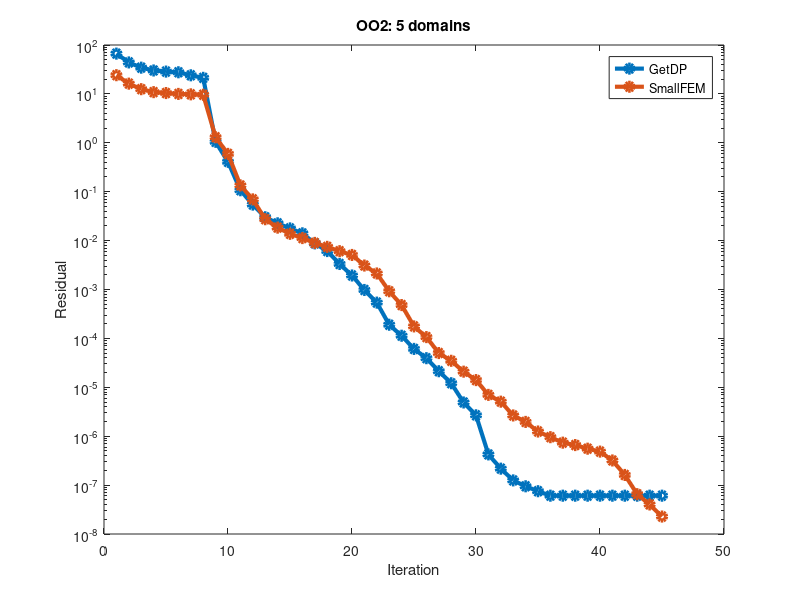

Here is the MATLAB script that generated this plot:
%%%%%%%%%%%%%%%%%%%%%%%
%% GetDP vs SmallFEM %%
%% OO2: 5 domains    %%
%%%%%%%%%%%%%%%%%%%%%%%

clear all;
close all;

getdp = ...
    [
        6.664206227028e+01
        4.400852039735e+01
        3.439942241516e+01
        3.014457552298e+01
        2.860451977958e+01
        2.768452094985e+01
        2.400426435859e+01
        2.130457357990e+01
        1.046810025772e+00
        4.081625245213e-01
        1.071320617419e-01
        5.449111669187e-02
        3.002919488903e-02
        2.256067720174e-02
        1.774865284289e-02
        1.408780981345e-02
        8.772103035566e-03
        6.112320882022e-03
        3.326466147644e-03
        1.935398289210e-03
        9.777130104577e-04
        5.394215321563e-04
        1.902509568229e-04
        1.133468405721e-04
        6.097362195585e-05
        3.938863602608e-05
        2.131997507850e-05
        1.211674373114e-05
        4.894993249590e-06
        2.675994682625e-06
        4.243284476276e-07
        2.168597073628e-07
        1.248336850492e-07
        9.457676431322e-08
        7.499008566900e-08
        6.074719226764e-08
    ];

smallfem = ...
    [
        2.413758714057e+01
        1.620907394337e+01
        1.249466313603e+01
        1.086394656120e+01
        1.041258715759e+01
        9.991345078630e+00
        9.797285839679e+00
        9.613753359544e+00
        1.299692340098e+00
        5.932109177157e-01
        1.344899894225e-01
        6.966577771435e-02
        2.737910029857e-02
        1.841551710828e-02
        1.376387862624e-02
        1.126870836627e-02
        8.970025694264e-03
        7.448358162931e-03
        6.073734142189e-03
        5.084546278916e-03
        3.091799407751e-03
        2.126689684731e-03
        9.207631546057e-04
        4.805649737095e-04
        1.759724500859e-04
        1.063046967081e-04
        5.015901500974e-05
        3.483606053865e-05
        2.088079948905e-05
        1.404075517897e-05
        6.997886341569e-06
        5.082734288386e-06
        2.656172781853e-06
        1.959220800819e-06
        1.247335842468e-06
        9.549592687556e-07
        7.376593138712e-07
        6.588261888983e-07
        5.555656163213e-07
        4.841701712324e-07
        3.190478386561e-07
        1.612398521618e-07
        6.519958209882e-08
        4.017298574262e-08
        2.275704726508e-08
    ];

it = [1:size(smallfem, 1)];

getdp(end:size(smallfem, 1)) = getdp(end);

semilogy(it, [getdp, smallfem], '-o', 'linewidth', 3);
legend({'GetDP', 'SmallFEM'});
title('OO2: 5 domains');
xlabel('Iteration');
ylabel('Residual');

print('oo2_dom_5.png');
